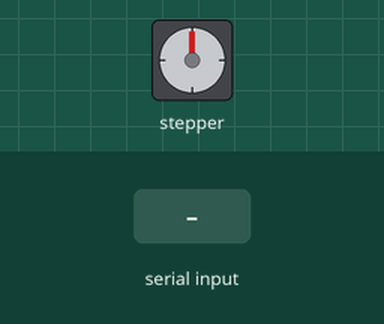
Bench run of a sketch on a simulated Arduino Uno, built with avr-gcc and run on an emulated ATmega328P. Parts: stepper motor. Wiring (inferred from the names in the program): stepper motor driver (200 steps per turn assumed): step pin 3; direction pin 2. The test bench sets the inputs (shaded band). What the sketch prints to the serial monitor is not drawn.

Above: at 1.5 s.
1.6 s: "90,45\n" received over Serial
At 12.0 s:
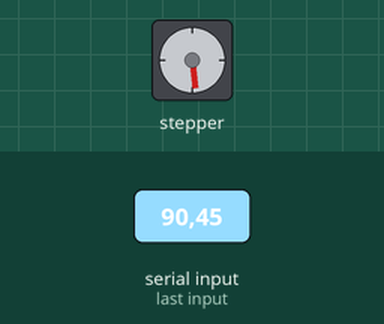
Timing chart, 0 to 12.3 s (numbered marks = the images above; inputs shaded):
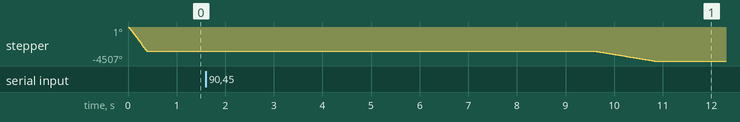

The sketch:

almost.ino
```cpp
#include <Wire.h>
#include "Adafruit_MCP23017.h"

#define pinStep   3
#define pinDir    2

int address = 1;
int shift = 0;

Adafruit_MCP23017 mcp;
const int UsDelay     = 750;
int currentPos[10];
int maxPos=0;
void setup() {
  Serial.begin(115200);
  mcp.begin(address);
  for(int i=0 ; i<16 ; i++){
     mcp.pinMode(i, OUTPUT);
  }
  pinMode(pinStep,OUTPUT);
  pinMode(pinDir,OUTPUT);
  for(int i=0 ; i<16 ; i++){
     mcp.digitalWrite(i, HIGH);
  }
  Serial.print("Input Step : ");
  for(int i=0 ; i<10 ; i++){
    currentPos[i] = 0;
  }
  toZero();
}
void toZero(){
  for(int i=0 ; i<16 ; i++){
     mcp.digitalWrite(i,LOW);
  }
  digitalWrite(pinDir,LOW);
  for(int i=0 ; i<1800 ; i++){
    digitalWrite(pinStep,HIGH);
    delayMicroseconds(100);
    digitalWrite(pinStep,LOW);
    delayMicroseconds(100);
  }
  for(int i=0 ; i<16 ; i++){
     mcp.digitalWrite(i,HIGH);
  }
}
void drive(int *mapPos){
  int factor = shift;
  for(int col=0 ; col<10 ; col++){
    if(currentPos[col] < mapPos[col]){
      mcp.digitalWrite(col+factor, LOW);
    }
  }

  digitalWrite(pinDir,HIGH);
  int maxUp = findMaxUp(mapPos);
  for(int stepUp=0 ; stepUp<maxUp ; stepUp++){
    for(int i=0 ; i<8 ; i++){
      digitalWrite(pinStep,HIGH);
      delayMicroseconds(UsDelay);
      digitalWrite(pinStep,LOW);
      delayMicroseconds(UsDelay);
    }
    for(int row=0 ; row<10 ; row++)
    if(row == 0)
    for(int col=0 ; col<10 ; col++){
      if(currentPos[col] < mapPos[col]){
        currentPos[col]++;
      }
      else if(currentPos[col] == mapPos[col]){
        mcp.digitalWrite(col+factor, HIGH);
      }
    }
  }

  for(int col=0 ; col<10 ; col++){
    if(currentPos[col] > mapPos[col]){
      mcp.digitalWrite(col+factor, LOW);
    }
  }
  digitalWrite(pinDir,LOW);

  int maxDown = findMaxDown(mapPos);
  for(int stepUp=0 ; stepUp<maxDown ; stepUp++){
    for(int i=0 ; i<8 ; i++){
      digitalWrite(pinStep,HIGH);
      delayMicroseconds(UsDelay);
      digitalWrite(pinStep,LOW);
      delayMicroseconds(UsDelay);
    }

    for(int col=0 ; col<10 ; col++){
      if(currentPos[col] > mapPos[col]){
        currentPos[col]--;
      }
      else if(currentPos[col] == mapPos[col]){
        mcp.digitalWrite(col+factor, HIGH);
      }
    }
  }

  for(int i=0 ; i<10 ; i++){
    mcp.digitalWrite(i+factor, HIGH);
  }
}

int findMaxUp(int *mapPos){
  maxPos = 0;
  for(int i=0 ; i<10 ; i++){
    int tmp = abs(currentPos[i]-mapPos[i]);
    maxPos = max(maxPos, tmp);
  }
  Serial.print("max pos is :");
  Serial.println(maxPos);
  return maxPos;
}

int findMaxDown(int *mapPos){
  maxPos = 0;
  for(int i=0 ; i<10 ; i++){
    int tmp = abs(mapPos[i]-currentPos[i]);
    maxPos = max(maxPos, tmp);
  }
  Serial.print("max pos is :");
  Serial.println(maxPos);
  return maxPos;
}

void printVal(int *mapPos){
  Serial.print("print : ");
  for(int i=0 ; i<10 ; i++){
    Serial.print(mapPos[i]);
    Serial.print(" ");
  }
  Serial.println();
}


void loop() {
  if(Serial.available() > 0){
    int input[10];
    for(int i=0 ; i<10 ; i++){
      input[i] = Serial.parseInt();
      Serial.print(input[i]);
      Serial.print(" ");
    }

    Serial.println();
    drive(input);
    printVal(input);
    for(int i=0 ; i<10 ; i++){
      currentPos[i] = input[i];
    }
    Serial.print("Input Step : ");
  }
}
```

Measured:
- by itself, stepper: turns 3240° counter-clockwise in 0.36 s
